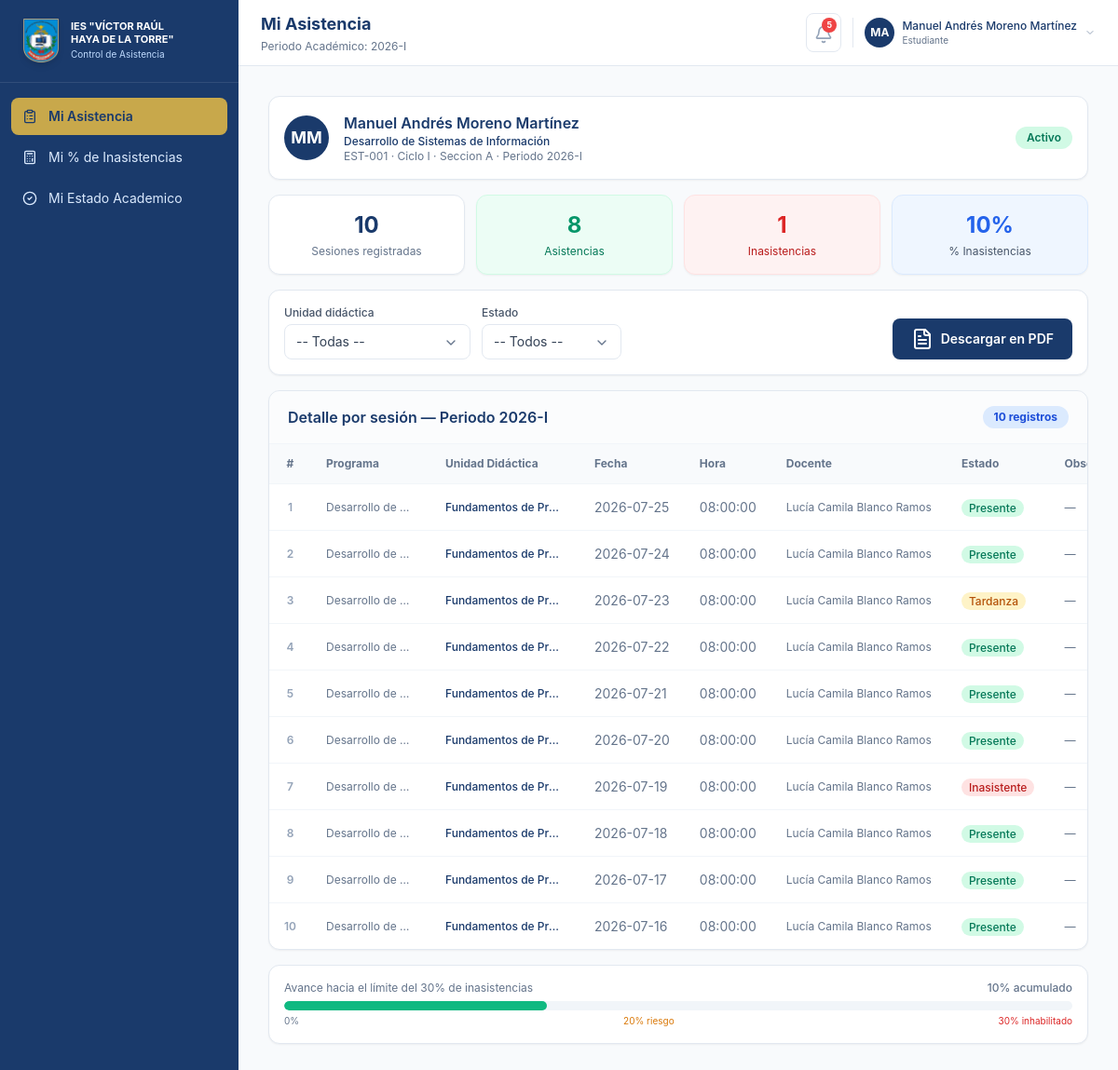
The page /index.php (signed in) on the database its author committed.
### tables this page shows
CREATE TABLE `estudiantes` (
  `id` int(11) NOT NULL AUTO_INCREMENT,
  `codigo` varchar(30) NOT NULL,
  `dni` varchar(20) NOT NULL,
  `nombres` varchar(160) NOT NULL,
  `programa_id` int(11) DEFAULT NULL,
  `periodo_curricular_id` int(11) DEFAULT NULL,
  `unidad_didactica_id` int(11) DEFAULT NULL,
  `seccion` varchar(10) NOT NULL,
  `total_sesiones` int(11) NOT NULL DEFAULT 0,
  `inasistencias` int(11) NOT NULL DEFAULT 0,
  `estado` enum('Activo','En riesgo','Inhabilitado') NOT NULL DEFAULT 'Activo',
  PRIMARY KEY (`id`),
  UNIQUE KEY `codigo` (`codigo`),
  KEY `fk_estudiantes_programa` (`programa_id`),
  KEY `fk_estudiantes_periodo` (`periodo_curricular_id`),
  KEY `fk_estudiantes_unidad` (`unidad_didactica_id`),
  KEY `idx_estudiantes_programa` (`programa_id`,`periodo_curricular_id`),
  CONSTRAINT `fk_estudiantes_periodo` FOREIGN KEY (`periodo_curricular_id`) REFERENCES `periodos_curriculares` (`id`) ON DELETE SET NULL,
  CONSTRAINT `fk_estudiantes_programa` FOREIGN KEY (`programa_id`) REFERENCES `programas` (`id`) ON DELETE SET NULL,
  CONSTRAINT `fk_estudiantes_unidad` FOREIGN KEY (`unidad_didactica_id`) REFERENCES `unidades_didacticas` (`id`) ON DELETE SET NULL
);

CREATE TABLE `programas` (
  `id` int(11) NOT NULL AUTO_INCREMENT,
  `codigo` varchar(10) NOT NULL,
  `nombre` varchar(180) NOT NULL,
  `estado` enum('Activo','Inactivo') NOT NULL DEFAULT 'Activo',
  PRIMARY KEY (`id`),
  UNIQUE KEY `codigo` (`codigo`)
);

CREATE TABLE `periodos_curriculares` (
  `id` int(11) NOT NULL AUTO_INCREMENT,
  `modulo_id` int(11) NOT NULL,
  `nombre` varchar(40) NOT NULL,
  PRIMARY KEY (`id`),
  KEY `modulo_id` (`modulo_id`),
  CONSTRAINT `periodos_curriculares_ibfk_1` FOREIGN KEY (`modulo_id`) REFERENCES `modulos_formativos` (`id`)
);

CREATE TABLE `asistencias` (
  `id` int(11) NOT NULL AUTO_INCREMENT,
  `estudiante_id` int(11) NOT NULL,
  `sesion_id` int(11) NOT NULL,
  `estado` enum('Presente','Inasistente','Tardanza','Justificado') NOT NULL,
  `observacion` varchar(255) DEFAULT NULL,
  `registrado_por` varchar(160) NOT NULL,
  `created_at` timestamp NOT NULL DEFAULT current_timestamp(),
  PRIMARY KEY (`id`),
  UNIQUE KEY `uq_asistencia_estudiante_sesion` (`estudiante_id`,`sesion_id`),
  KEY `sesion_id` (`sesion_id`),
  KEY `idx_asistencias_estudiante_estado` (`estudiante_id`,`estado`),
  CONSTRAINT `asistencias_ibfk_1` FOREIGN KEY (`estudiante_id`) REFERENCES `estudiantes` (`id`),
  CONSTRAINT `asistencias_ibfk_2` FOREIGN KEY (`sesion_id`) REFERENCES `sesiones` (`id`)
);

CREATE TABLE `unidades_didacticas` (
  `id` int(11) NOT NULL AUTO_INCREMENT,
  `periodo_curricular_id` int(11) NOT NULL,
  `nombre` varchar(180) NOT NULL,
  `estado` enum('Activo','Inactivo') NOT NULL DEFAULT 'Activo',
  PRIMARY KEY (`id`),
  KEY `periodo_curricular_id` (`periodo_curricular_id`),
  CONSTRAINT `unidades_didacticas_ibfk_1` FOREIGN KEY (`periodo_curricular_id`) REFERENCES `periodos_curriculares` (`id`)
);

CREATE TABLE `sesiones` (
  `id` int(11) NOT NULL AUTO_INCREMENT,
  `fecha` date NOT NULL,
  `hora` time NOT NULL,
  `programa_id` int(11) DEFAULT NULL,
  `unidad_didactica_id` int(11) DEFAULT NULL,
  `seccion` varchar(20) NOT NULL,
  `docente_id` int(11) DEFAULT NULL,
  `periodo` varchar(20) NOT NULL DEFAULT '2026-I',
  `estado` enum('Pendiente','Registrada','Cerrada') NOT NULL DEFAULT 'Pendiente',
  PRIMARY KEY (`id`),
  KEY `fk_sesiones_docente` (`docente_id`),
  KEY `fk_sesiones_programa` (`programa_id`),
  KEY `fk_sesiones_unidad` (`unidad_didactica_id`),
  KEY `idx_sesiones_fecha_hora` (`fecha`,`hora`),
  CONSTRAINT `fk_sesiones_docente` FOREIGN KEY (`docente_id`) REFERENCES `docentes` (`id`) ON UPDATE CASCADE,
  CONSTRAINT `fk_sesiones_programa` FOREIGN KEY (`programa_id`) REFERENCES `programas` (`id`) ON DELETE SET NULL,
  CONSTRAINT `fk_sesiones_unidad` FOREIGN KEY (`unidad_didactica_id`) REFERENCES `unidades_didacticas` (`id`) ON DELETE SET NULL
);

CREATE TABLE `docentes` (
  `id` int(11) NOT NULL AUTO_INCREMENT,
  `codigo` varchar(30) NOT NULL,
  `nombres` varchar(160) NOT NULL,
  `dni` varchar(20) NOT NULL,
  `correo` varchar(160) NOT NULL,
  `programa_id` int(11) DEFAULT NULL,
  `unidad_didactica_id` int(11) DEFAULT NULL,
  `seccion` varchar(20) NOT NULL,
  `usuario` varchar(60) NOT NULL,
  `estado` enum('Activo','Inactivo') NOT NULL DEFAULT 'Activo',
  PRIMARY KEY (`id`),
  UNIQUE KEY `codigo` (`codigo`),
  KEY `fk_docentes_programa` (`programa_id`),
  KEY `fk_docentes_unidad` (`unidad_didactica_id`),
  CONSTRAINT `fk_docentes_programa` FOREIGN KEY (`programa_id`) REFERENCES `programas` (`id`) ON DELETE SET NULL,
  CONSTRAINT `fk_docentes_unidad` FOREIGN KEY (`unidad_didactica_id`) REFERENCES `unidades_didacticas` (`id`) ON DELETE SET NULL
);

### public/modules/mi-asistencia.php (the view, shortened to what the rows shown need)
<?php
$user = app_user();
$pdo = db();
$stmtEst = $pdo->prepare('SELECT e.*, p.nombre as programa, pc.nombre as ciclo FROM estudiantes e LEFT JOIN programas p ON e.programa_id = p.id LEFT JOIN periodos_curriculares pc ON e.periodo_curricular_id = pc.id WHERE e.nombres LIKE ?');
$searchTerm = '%' . str_replace(' ', '%', $user['nombre']) . '%';
$stmtEst->execute([$searchTerm]);
$est = $stmtEst->fetch();
$stmtAsist = $pdo->prepare('
    SELECT
        p.nombre as programa, ud.nombre as unidad, s.fecha, s.hora, d.nombres as docente, a.estado, a.observacion as obs
    FROM asistencias a
    JOIN sesiones s ON a.sesion_id = s.id
    LEFT JOIN programas p ON s.programa_id = p.id
    LEFT JOIN unidades_didacticas ud ON s.unidad_didactica_id = ud.id
    LEFT JOIN docentes d ON s.docente_id = d.id
    WHERE a.estudiante_id = ?
    ORDER BY s.fecha DESC, s.hora DESC
');
$stmtAsist->execute([$est['id']]);
$sesiones = $stmtAsist->fetchAll();
?>
<div class="space-y-4">
    <?php render_estudiante_header($est); ?>
    <div class="hidden md:block overflow-x-auto min-h-[300px] rounded-xl border border-slate-200 bg-white shadow-sm">
        <div class="overflow-x-auto min-h-[300px]">
            <table class="w-full">
                <thead class="bg-slate-50 border-b border-slate-100">
                    <tr>
                        <th class="table-th w-16 text-center whitespace-nowrap">#</th>
                        <th class="table-th whitespace-nowrap">Programa</th>
                        <th class="table-th whitespace-nowrap">Unidad Didáctica</th>
                        <th class="table-th whitespace-nowrap">Fecha</th>
                        <th class="table-th whitespace-nowrap">Hora</th>
                        <th class="table-th whitespace-nowrap">Docente</th>
                        <th class="table-th whitespace-nowrap">Estado</th>
                        <th class="table-th whitespace-nowrap">Observación</th>
                    </tr>
                </thead>
                <tbody class="divide-y divide-slate-100">
                    <?php if (empty($sesiones)): ?>
                        <tr>
                            <td colspan="8" class="py-8 text-center text-slate-500">
                                <i data-lucide="clipboard-x" class="mx-auto mb-2 h-8 w-8 text-slate-300"></i>
                                <p class="text-sm font-medium">No tienes asistencias registradas.</p>
                            </td>
                        </tr>
                    <?php else: ?>
                    <?php foreach ($sesiones as $index => $s): ?>
                        <tr class="hover:bg-slate-50/50 transition asistencia-row" data-unidad="<?= e($s['unidad']) ?>" data-estado="<?= e($s['estado']) ?>">
                            <td class="table-td text-center text-slate-400 text-xs font-semibold"><?= $index + 1 ?></td>
                            <td class="table-td text-xs text-slate-500 max-w-32 truncate" title="<?= e($s['programa']) ?>"><?= e($s['programa']) ?></td>
                            <td class="table-td text-xs font-medium text-[#1a3a6b] max-w-40 truncate" title="<?= e($s['unidad']) ?>"><?= e($s['unidad']) ?></td>
                            <td class="table-td whitespace-nowrap text-slate-500"><?= e($s['fecha']) ?></td>
                            <td class="table-td text-slate-500"><?= e($s['hora']) ?></td>
                            <td class="table-td whitespace-nowrap text-xs text-slate-500"><?= e($s['docente']) ?></td>
                            <td class="table-td">
                                <span class="whitespace-nowrap rounded-full px-2 py-0.5 text-xs font-medium <?= badge_class($s['estado']) ?>"><?= e($s['estado']) ?></span>
                            </td>
                            <td class="table-td text-xs italic text-slate-500 max-w-32 truncate" title="<?= e($s['obs'] ?? '') ?>"><?= !empty($s['obs']) ? e($s['obs']) : '—' ?></td>
                        </tr>
                    <?php endforeach; ?>
                    <?php endif; ?>
                </tbody>
            </table>
        </div>
    </div>
</div>

### public/layout.php (shortened to what the rows shown need)
<?php
require_once __DIR__ . '/../app/helpers.php';
$user = app_user();
$module = $_GET['m'] ?? ($user['rol'] === 'admin' ? 'dashboard' : ($user['rol'] === 'docente' ? 'mis-sesiones' : 'mi-asistencia'));
$title = page_title($module);
    ?>
    <?php endforeach;
function render_estudiante_header(array $est): void
{
    $name = trim($est['nombres']);
    $iniciales = strtoupper($name[0] . substr($name, (int) strrpos($name, ' ') + 1, 1));
    ?>
    <div class="flex items-center gap-4 rounded-xl border border-slate-200 bg-white p-4 shadow-sm">
        <div class="flex h-12 w-12 shrink-0 items-center justify-center rounded-full bg-[#1a3a6b] text-lg font-bold text-white"><?= e($iniciales) ?></div>
        <div class="min-w-0 flex-1">
            <p class="truncate font-semibold text-[#1a3a6b]"><?= e($est['nombres']) ?></p>
            <p class="text-xs font-medium text-[#1a3a6b]"><?= e($est['programa']) ?></p>
            <p class="text-xs text-slate-500"><?= e($est['codigo']) ?> · Ciclo <?= e($est['ciclo']) ?> · Seccion <?= e($est['seccion']) ?> · Periodo 2026-I</p>
        </div>
        <span class="shrink-0 rounded-full px-3 py-1 text-xs font-semibold <?= badge_class($est['estado']) ?>"><?= e($est['estado']) ?></span>
    </div>
    <?php
}
?>
<!doctype html>
<html lang="es">
<head>
    <script src="https://cdn.tailwindcss.com"></script>
    <link rel="stylesheet" href="<?= e(base_url('assets/app.css')) ?>">
    <link rel="stylesheet" href="https://cdn.jsdelivr.net/npm/flatpickr/dist/flatpickr.min.css">
</head>
<body class="bg-slate-50 text-slate-900">
<div class="flex min-h-screen bg-slate-50">
    <main class="flex min-w-0 flex-1 flex-col">
        <header class="sticky top-0 shrink-0 border-b border-slate-200 bg-white/95 backdrop-blur px-4 py-3 lg:px-6 z-40">
            <div class="flex items-center justify-between gap-4">
                <div class="flex items-center gap-3">
                    <div>
                        <h1 class="text-lg font-bold text-[#1a3a6b]"><?= e($title) ?></h1>
                    </div>
                </div>
            </div>
        </header>
        <section class="flex-1 p-4 lg:p-8 overflow-x-hidden w-full">
            <?php require __DIR__ . '/modules/' . $module . '.php'; ?>
        </section>
    </main>
</div>
</body>
</html>

### rows shown on the page
estudiantes: nombres "MM", nombres "Manuel Andrés Moreno Martínez", programa.nombre "Desarrollo de Sistemas de Información", codigo "EST-001", periodo_curricular.nombre "I", seccion "A", estado "Activo"
asistencias: programas.nombre "Desarrollo de…", unidades_didacticas.nombre "Fundamentos de Pr…", sesion.fecha "2026-07-25", sesion.hora "08:00:00", docentes.nombres "Lucía Camila Blanco Ramos", estado "Presente"
asistencias: programas.nombre "Desarrollo de…", unidades_didacticas.nombre "Fundamentos de Pr…", sesion.fecha "2026-07-24", sesion.hora "08:00:00", docentes.nombres "Lucía Camila Blanco Ramos", estado "Presente"
asistencias: programas.nombre "Desarrollo de…", unidades_didacticas.nombre "Fundamentos de Pr…", sesion.fecha "2026-07-23", sesion.hora "08:00:00", docentes.nombres "Lucía Camila Blanco Ramos", estado "Tardanza"
asistencias: programas.nombre "Desarrollo de…", unidades_didacticas.nombre "Fundamentos de Pr…", sesion.fecha "2026-07-22", sesion.hora "08:00:00", docentes.nombres "Lucía Camila Blanco Ramos", estado "Presente"
asistencias: programas.nombre "Desarrollo de…", unidades_didacticas.nombre "Fundamentos de Pr…", sesion.fecha "2026-07-21", sesion.hora "08:00:00", docentes.nombres "Lucía Camila Blanco Ramos", estado "Presente"
asistencias: programas.nombre "Desarrollo de…", unidades_didacticas.nombre "Fundamentos de Pr…", sesion.fecha "2026-07-20", sesion.hora "08:00:00", docentes.nombres "Lucía Camila Blanco Ramos", estado "Presente"
asistencias: programas.nombre "Desarrollo de…", unidades_didacticas.nombre "Fundamentos de Pr…", sesion.fecha "2026-07-19", sesion.hora "08:00:00", docentes.nombres "Lucía Camila Blanco Ramos", estado "Inasistente"
asistencias: programas.nombre "Desarrollo de…", unidades_didacticas.nombre "Fundamentos de Pr…", sesion.fecha "2026-07-18", sesion.hora "08:00:00", docentes.nombres "Lucía Camila Blanco Ramos", estado "Presente"
asistencias: programas.nombre "Desarrollo de…", unidades_didacticas.nombre "Fundamentos de Pr…", sesion.fecha "2026-07-17", sesion.hora "08:00:00", docentes.nombres "Lucía Camila Blanco Ramos", estado "Presente"
asistencias: programas.nombre "Desarrollo de…", unidades_didacticas.nombre "Fundamentos de Pr…", sesion.fecha "2026-07-16", sesion.hora "08:00:00", docentes.nombres "Lucía Camila Blanco Ramos", estado "Presente"

### other values the page prints
$label "Mi Asistencia"
$label "Mi % de Inasistencias"
$label "Mi Estado Academico"
$title "Mi Asistencia"
$unread_count "5"
user_initials($user['nombre']) "MA"
$user['nombre'] "Manuel Andrés Moreno Martínez"
role_label($user['rol']) "Estudiante"
$total "10"
$presentes "8"
$inasistentes "1"
$porcentaje "10"
count($sesiones) "10"
